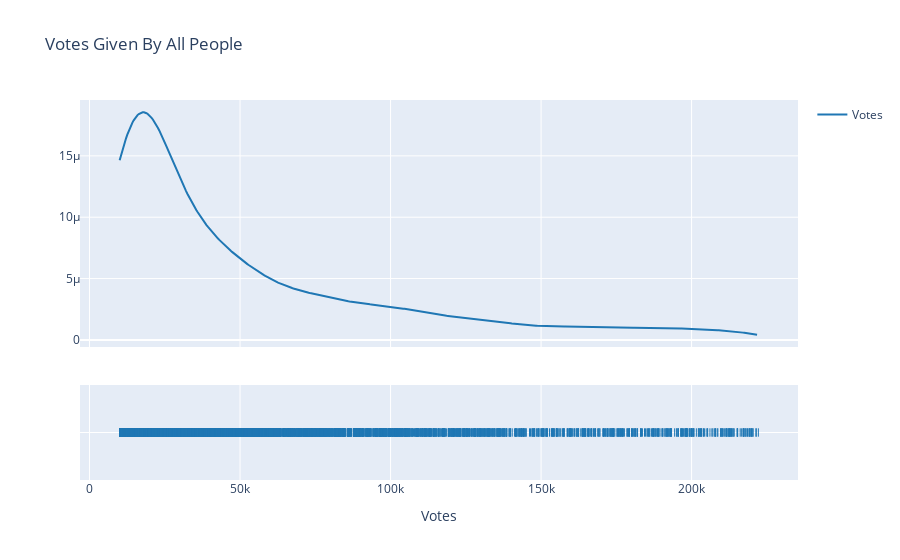

Notebook code cell kept with this figure:
### Code cell
fig = ff.create_distplot([voting_list], ["Votes"], show_hist=False)
fig.layout.update({
    "title": "Votes Given By All People",
    "xaxis": {"title": "Votes"}
})
fig.show()

### Figure 1 — Plotly figure (JSON) as saved in the notebook; plotly's stock layout.template omitted (floating-point values rounded to 4 significant figures; data arrays with more than 128 entries replaced by an {"elided": "..."} marker saying what was removed)
{"data": [{"legendgroup": "Votes", "marker": {"color": "rgb(31, 119, 180)"}, "mode": "lines", "name": "Votes", "showlegend": true, "type": "scatter", "x": {"elided": "500 float values"}, "xaxis": "x", "y": {"elided": "500 float values"}, "yaxis": "y"}, {"legendgroup": "Votes", "marker": {"color": "rgb(31, 119, 180)", "symbol": "line-ns-open"}, "mode": "markers", "name": "Votes", "showlegend": false, "type": "scatter", "x": {"elided": "4905 int values"}, "xaxis": "x", "y": {"elided": "4905 str values"}, "yaxis": "y2"}], "layout": {"barmode": "overlay", "hovermode": "closest", "legend": {"traceorder": "reversed"}, "title": {"text": "Votes Given By All People"}, "xaxis": {"anchor": "y2", "domain": [0, 1], "title": {"text": "Votes"}, "zeroline": false}, "yaxis": {"anchor": "free", "domain": [0.35, 1], "position": 0}, "yaxis2": {"anchor": "x", "domain": [0, 0.25], "dtick": 1, "showticklabels": false}}}
